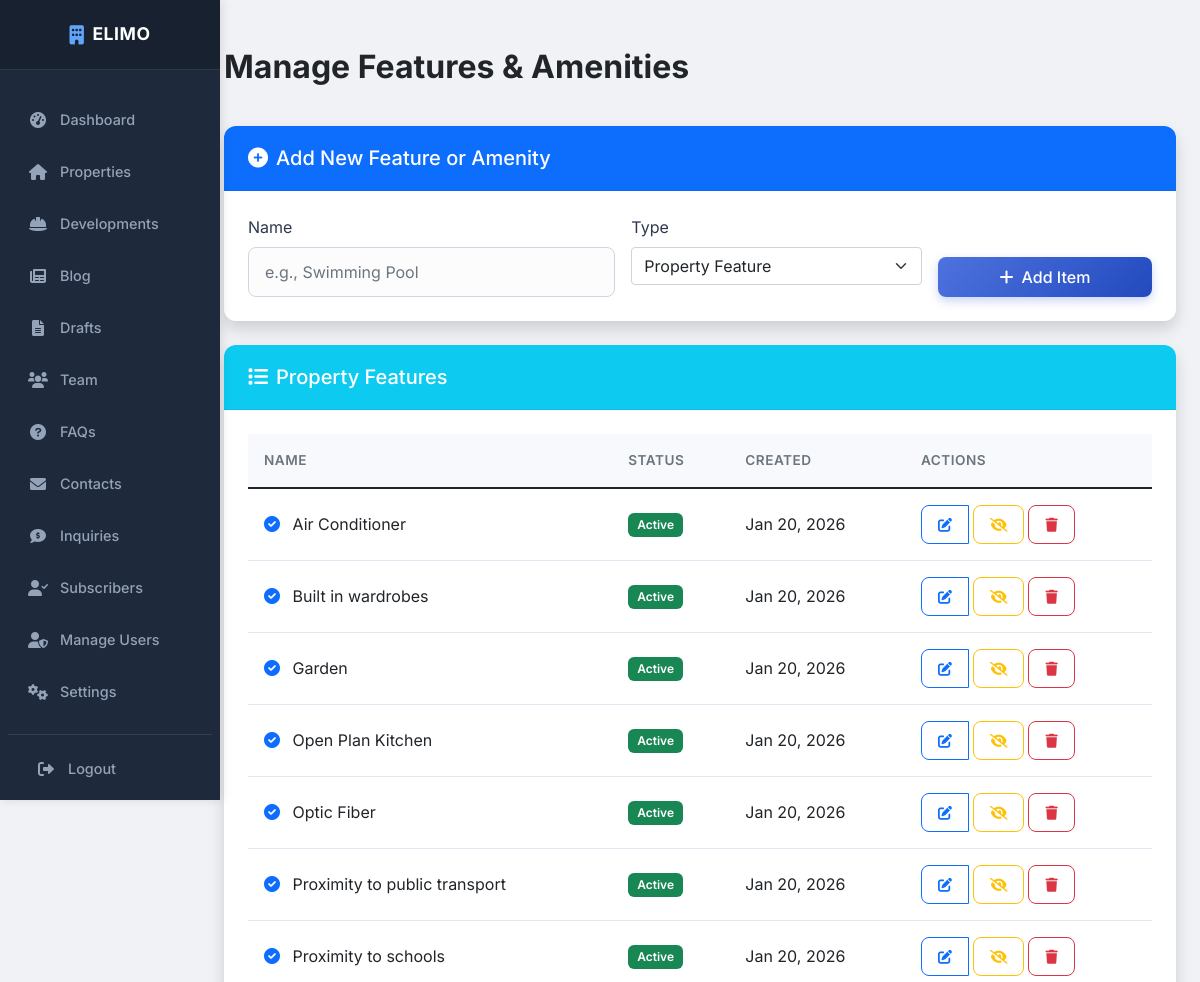
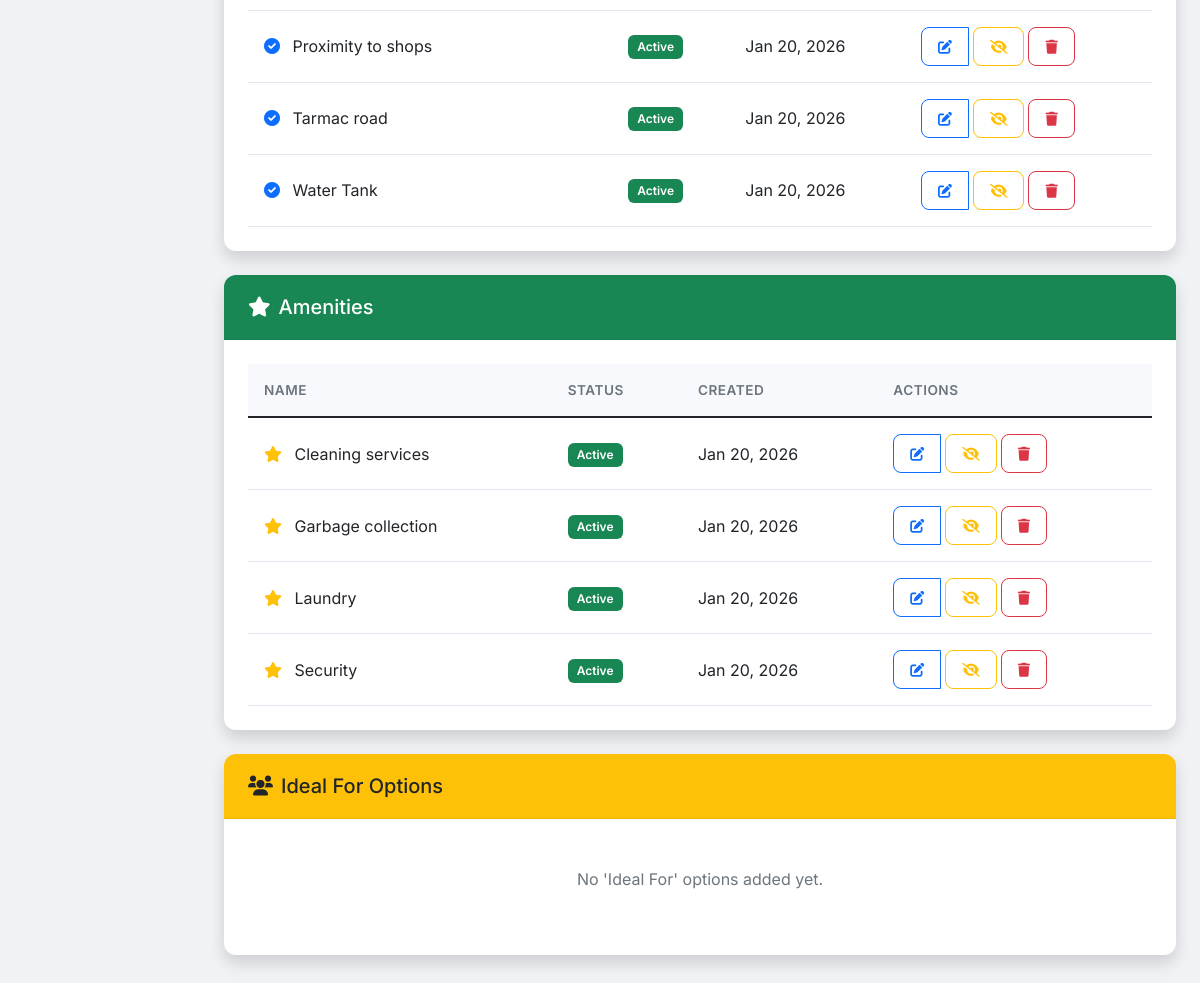
Screenshot of /admin/manage-features.php (signed in) with the database file from the repository (2 pictures, top to bottom).
### tables this page shows
CREATE TABLE IF NOT EXISTS `property_features_master` (
  `id` int(11) NOT NULL AUTO_INCREMENT,
  `name` varchar(100) NOT NULL,
  `type` enum('feature','amenity') NOT NULL DEFAULT 'feature',
  `is_active` tinyint(1) DEFAULT 1,
  `created_at` timestamp NOT NULL DEFAULT current_timestamp(),
  `updated_at` timestamp NOT NULL DEFAULT current_timestamp() ON UPDATE current_timestamp(),
  PRIMARY KEY (`id`),
  UNIQUE KEY `unique_name_type` (`name`, `type`)
);

### admin/manage-features.php (the view, shortened to what this page needs)
<?php
global $pdo;
$stmt = $pdo->query("SELECT * FROM property_features_master WHERE type = 'feature' ORDER BY name ASC");
$features = $stmt->fetchAll();
$stmt = $pdo->query("SELECT * FROM property_features_master WHERE type = 'amenity' ORDER BY name ASC");
$amenities = $stmt->fetchAll();
$stmt = $pdo->query("SELECT * FROM property_features_master WHERE type = 'ideal_for' ORDER BY name ASC");
$ideal_fors = $stmt->fetchAll();
?>
<!DOCTYPE html>
<html lang="en">
<head>
    <?php include 'includes/header.php'; ?>
</head>
<body>
    <div class="container-fluid">
        <div class="row">
            <?php include 'includes/sidebar.php'; ?>
            <main class="col-md-9 ms-sm-auto col-lg-10 px-md-4 main-content">
                <div class="d-flex justify-content-between flex-wrap flex-md-nowrap align-items-center pt-3 pb-2 mb-4">
                    <h1 class="h2 fw-bold text-dark">Manage Features & Amenities</h1>
                </div>
                <div class="card shadow mb-4">
                    <div class="card-header bg-primary text-white">
                        <h5 class="mb-0"><i class="fas fa-plus-circle me-2"></i>Add New Feature or Amenity</h5>
                    </div>
                    <div class="card-body">
                        <form method="POST" class="row g-3">
                            <div class="col-md-5">
                                <label class="form-label">Name</label>
                                <input type="text" name="name" class="form-control" placeholder="e.g., Swimming Pool" required>
                            </div>
                            <div class="col-md-4">
                                <label class="form-label">Type</label>
                                <select name="type" class="form-select" required>
                                    <option value="feature">Property Feature</option>
                                </select>
                            </div>
                            <div class="col-md-3 d-flex align-items-end">
                                <button type="submit" name="add_item" class="btn btn-primary w-100">
                                    <i class="fas fa-plus me-2"></i>Add Item
                                </button>
                            </div>
                        </form>
                    </div>
                </div>
                <div class="card shadow mb-4">
                    <div class="card-header bg-info text-white">
                        <h5 class="mb-0"><i class="fas fa-list me-2"></i>Property Features</h5>
                    </div>
                    <div class="card-body">
                        <?php if (!empty($features)): ?>
                            <div class="table-responsive">
                                <table class="table table-hover">
                                    <thead>
                                        <tr>
                                            <th>Name</th>
                                            <th>Status</th>
                                            <th>Created</th>
                                            <th>Actions</th>
                                        </tr>
                                    </thead>
                                    <tbody>
                                        <?php foreach ($features as $feature): ?>
                                            <tr>
                                                <td>
                                                    <i class="fas fa-check-circle text-primary me-2"></i>
                                                    <?php echo htmlspecialchars($feature['name']); ?>
                                                </td>
                                                <td>
                                                    <?php if ($feature['is_active']): ?>
                                                        <span class="badge bg-success">Active</span>
                                                    <?php else: ?>
                                                        <span class="badge bg-secondary">Inactive</span>
                                                    <?php endif; ?>
                                                </td>
                                                <td><?php echo date('M d, Y', strtotime($feature['created_at'])); ?></td>
                                                 <td>
                                                    <div class="btn-group">
                                                        <button type="button" class="btn btn-sm btn-outline-primary edit-item-btn"
                                                                data-bs-toggle="modal"
                                                                data-bs-target="#editItemModal"
                                                                data-item='<?php echo json_encode($feature); ?>'>
                                                            <i class="fas fa-edit"></i>
                                                        </button>
                                                        <form method="POST" class="d-inline ms-1">
                                                            <button type="submit" name="toggle_status" class="btn btn-sm btn-outline-<?php echo $feature['is_active'] ? 'warning' : 'success'; ?>" title="Toggle Status">
                                                                <i class="fas fa-<?php echo $feature['is_active'] ? 'eye-slash' : 'eye'; ?>"></i>
                                                            </button>
                                                        </form>
                                                        <form method="POST" class="d-inline ms-1" onsubmit="return confirm('Are you sure you want to delete this feature?');">
                                                            <button type="submit" name="delete_item" class="btn btn-sm btn-outline-danger" title="Delete">
                                                                <i class="fas fa-trash"></i>
                                                            </button>
                                                        </form>
                                                    </div>
                                                </td>
                                            </tr>
                                        <?php endforeach; ?>
                                    </tbody>
                                </table>
                            </div>
                        <?php else: ?>
                            <p class="text-muted text-center py-4">No features added yet.</p>
                        <?php endif; ?>
                    </div>
                </div>
                <div class="card shadow mb-4">
                    <div class="card-header bg-success text-white">
                        <h5 class="mb-0"><i class="fas fa-star me-2"></i>Amenities</h5>
                    </div>
                    <div class="card-body">
                        <?php if (!empty($amenities)): ?>
                            <div class="table-responsive">
                                <table class="table table-hover">
                                    <thead>
                                        <tr>
                                            <th>Name</th>
                                            <th>Status</th>
                                            <th>Created</th>
                                            <th>Actions</th>
                                        </tr>
                                    </thead>
                                    <tbody>
                                        <?php foreach ($amenities as $amenity): ?>
                                            <tr>
                                                <td>
                                                    <i class="fas fa-star text-warning me-2"></i>
                                                    <?php echo htmlspecialchars($amenity['name']); ?>
                                                </td>
                                                <td>
                                                    <?php if ($amenity['is_active']): ?>
                                                        <span class="badge bg-success">Active</span>
                                                    <?php else: ?>
                                                        <span class="badge bg-secondary">Inactive</span>
                                                    <?php endif; ?>
                                                </td>
                                                <td><?php echo date('M d, Y', strtotime($amenity['created_at'])); ?></td>
                                                 <td>
                                                    <div class="btn-group">
                                                        <button type="button" class="btn btn-sm btn-outline-primary edit-item-btn"
                                                                data-bs-toggle="modal"
                                                                data-bs-target="#editItemModal"
                                                                data-item='<?php echo json_encode($amenity); ?>'>
                                                            <i class="fas fa-edit"></i>
                                                        </button>
                                                        <form method="POST" class="d-inline ms-1">
                                                            <button type="submit" name="toggle_status" class="btn btn-sm btn-outline-<?php echo $amenity['is_active'] ? 'warning' : 'success'; ?>" title="Toggle Status">
                                                                <i class="fas fa-<?php echo $amenity['is_active'] ? 'eye-slash' : 'eye'; ?>"></i>
                                                            </button>
                                                        </form>
                                                        <form method="POST" class="d-inline ms-1" onsubmit="return confirm('Are you sure you want to delete this amenity?');">
                                                            <button type="submit" name="delete_item" class="btn btn-sm btn-outline-danger" title="Delete">
                                                                <i class="fas fa-trash"></i>
                                                            </button>
                                                        </form>
                                                    </div>
                                                </td>
                                            </tr>
                                        <?php endforeach; ?>
                                    </tbody>
                                </table>
                            </div>
                        <?php else: ?>
                            <p class="text-muted text-center py-4">No amenities added yet.</p>
                        <?php endif; ?>
                    </div>
                </div>
                <div class="card shadow mb-4">
                    <div class="card-header bg-warning text-dark">
                        <h5 class="mb-0"><i class="fas fa-users me-2"></i>Ideal For Options</h5>
                    </div>
                    <div class="card-body">
                        <?php if (!empty($ideal_fors)): ?>
                            <div class="table-responsive">
                                <table class="table table-hover">
                                    <thead>
                                        <tr>
                                            <th>Name</th>
                                            <th>Status</th>
                                            <th>Actions</th>
                                        </tr>
                                    </thead>
                                    <tbody>
                                        <?php foreach ($ideal_fors as $item): ?>
                                            <tr>
                                                <td><?php echo htmlspecialchars($item['name']); ?></td>
                                                <td><?php echo $item['is_active'] ? '<span class="badge bg-success">Active</span>' : '<span class="badge bg-secondary">Inactive</span>'; ?></td>
                                                 <td>
                                                    <div class="btn-group">
                                                        <button type="button" class="btn btn-sm btn-outline-primary edit-item-btn"
                                                                data-bs-toggle="modal"
                                                                data-bs-target="#editItemModal"
                                                                data-item='<?php echo json_encode($item); ?>'>
                                                            <i class="fas fa-edit"></i>
                                                        </button>
                                                        <form method="POST" class="d-inline ms-1">
                                                            <input type="hidden" name="id" value="<?php echo $item['id']; ?>">
                                                            <input type="hidden" name="current_status" value="<?php echo $item['is_active']; ?>">
                                                            <button type="submit" name="toggle_status" class="btn btn-sm btn-outline-secondary"><i class="fas fa-sync"></i></button>
                                                        </form>
                                                        <form method="POST" class="d-inline ms-1" onsubmit="return confirm('Delete?');">
                                                            <input type="hidden" name="id" value="<?php echo $item['id']; ?>">
                                                            <button type="submit" name="delete_item" class="btn btn-sm btn-outline-danger"><i class="fas fa-trash"></i></button>
                                                        </form>
                                                    </div>
                                                </td>
                                            </tr>
                                        <?php endforeach; ?>
                                    </tbody>
                                </table>
                            </div>
                        <?php else: ?>
                            <p class="text-muted text-center py-4">No 'Ideal For' options added yet.</p>
                        <?php endif; ?>
                    </div>
                </div>
            </main>
        </div>
    </div>
    <?php include 'includes/footer.php'; ?>
</body>
</html>

### rows the page displays
property_features_master: name "Air Conditioner", is_active "Active", created_at "Jan 20, 2026"
property_features_master: name "Built in wardrobes", is_active "Active", created_at "Jan 20, 2026"
property_features_master: name "Garden", is_active "Active", created_at "Jan 20, 2026"
property_features_master: name "Open Plan Kitchen", is_active "Active", created_at "Jan 20, 2026"
property_features_master: name "Optic Fiber", is_active "Active", created_at "Jan 20, 2026"
property_features_master: name "Proximity to public transport", is_active "Active", created_at "Jan 20, 2026"
property_features_master: name "Proximity to schools", is_active "Active", created_at "Jan 20, 2026"
property_features_master: name "Proximity to shops", is_active "Active", created_at "Jan 20, 2026"
property_features_master: name "Tarmac road", is_active "Active", created_at "Jan 20, 2026"
property_features_master: name "Water Tank", is_active "Active", created_at "Jan 20, 2026"
property_features_master: name "Cleaning services", is_active "Active", created_at "Jan 20, 2026"
property_features_master: name "Garbage collection", is_active "Active", created_at "Jan 20, 2026"
property_features_master: name "Laundry", is_active "Active", created_at "Jan 20, 2026"
property_features_master: name "Security", is_active "Active", created_at "Jan 20, 2026"
